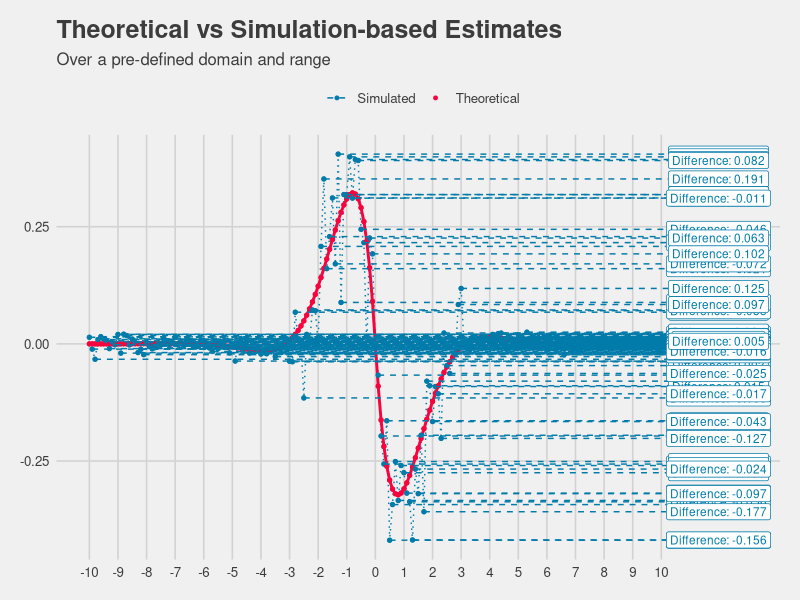

Write R code to recreate this figure. (Note: this script raises an error after producing the figure.)
library(tidyverse)
library(gganimate)
library(ggthemes)

# pretty data
dat <- data.frame(t = rep(seq(-10, 10, 0.1), each = 2),
                  id = rep(c("Theoretical", "Simulated"))) %>%
  mutate(fn = case_when(id == "Theoretical" ~ exp(-abs(t)) * sin(t-pi),
                        id == "Simulated" ~ exp(-abs(t)) * sin(t-pi) + rnorm(201, mean = 0, sd = 0.01)))  

# define a range where we want big differences between groups
dat <- dat %>%
  mutate(fn = ifelse(id == "Simulated" & between(t, -3, 3), exp(-abs(t)) * sin(t-pi) + rnorm(201, mean = 0, sd = 0.09), fn))

# create a label
df1 <- dat %>% filter(id == "Simulated")
df2 <- dat %>% filter(id != "Simulated")
dat_labels <- data.frame(t = df2$t, id = df1$id, label = df1$fn - df2$fn, fn = df1$fn)

dat <- dat %>% left_join(dat_labels)


gg <- ggplot(data = dat, aes(x = t, y = fn, color = id, group = id)) +
  geom_path(aes(linetype = id , size = id), show.legend = FALSE) +
  scale_x_continuous(breaks = seq(-10,10,1), limits = c(-10, 13)) +
  scale_linetype_manual(values = c('dotted','solid')) +
  scale_size_manual(values = c(0.5,1)) +
  scale_color_manual(values = c('#017BAA','#F7043E')) +
  geom_point(size = 1) +
  
  geom_point(stroke = 1, size = 0.5, aes(group = seq_along(t)), show.legend = FALSE) +
  geom_segment(data = dat_labels, xend = 11, aes(yend = fn), linetype = 2) +
  geom_label(data = dat_labels, x = 12, aes(label = paste("Difference:", round(label, 3))), size = 3, show.legend = FALSE) +
  theme_fivethirtyeight() +
  theme(legend.position = "top") +
  labs(title = "Theoretical vs Simulation-based Estimates",
       subtitle = "Over a pre-defined domain and range",
       color = "")

gg

anim <- gg + 
  transition_reveal(t) 


animate(anim, renderer = gifski_renderer(), nframes = 185, height = 900, width = 1250, res = 120, end_pause = 20)
